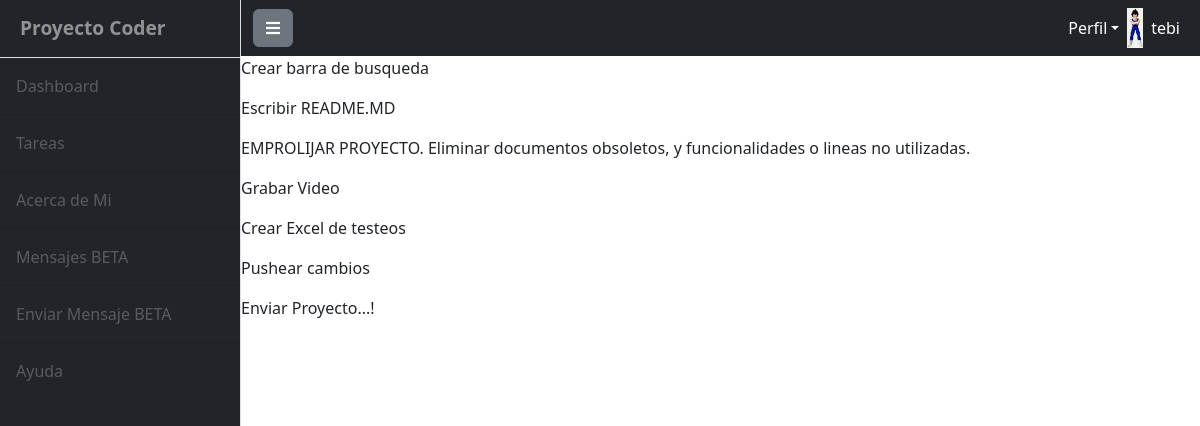
The app's page /proyecto-final/view-comments/22 (signed in) with its own data.
### MainSiteApp/models.py (models this page shows)
class TasksListRows(models.Model):
    comment = models.CharField(max_length=150)
    created_at = models.DateTimeField(auto_now_add=True)
    updated_at = models.DateTimeField(auto_now=True)
    state = models.BooleanField() # Este campo debio llamarse "Open"
    task_comment = models.ForeignKey(TasksList, on_delete=models.CASCADE)
    def __str__(self):
        return f'{self.comment}'

### MainSiteApp/views.py (the view)
# urls.py: path('view-comments/<int:id>', view_comments, name="ViewComments"),
def view_comments(req: HttpRequest, id):
    comment_list = TasksListRows.objects.filter(task_comment__id=id)
    print(comment_list)
    return render(req, 'task_comment.html', {'comment_list': comment_list})

### MainSiteApp/context_processors.py (called while the page is built)
def get_current_year(req):
    current_year = datetime.datetime.now().year
    return {
        "current_year": current_year
    }

def load_avatar(req: HttpRequest):
    try:
        avatar = Avatar.objects.get(user=req.user.id)
        return {"url": avatar.image.url}
    except:
        image_data = open("media/avatares/goku.jpg", "rb").read()
        return {"url": image_data}

def count_tasks_owner(req: HttpRequest):
    try:
        count_tasks = TasksList.objects.filter(owner=req.user).count()
        return {"count_tasks": count_tasks}
    except:
        count_tasks = 0
        return {"count_tasks": count_tasks}

### MainSiteApp/templates/task_comment.html
{% extends 'base.html' %}
{% block pagecontent %}
    {% for comment in comment_list %}
        <p>{{comment.comment}}</p>
    {% endfor %}
{% endblock pagecontent %}

### MainSiteApp/templates/navbar.html (shortened to what this page needs)
<nav class="sb-topnav navbar navbar-expand navbar-dark bg-dark">
    <div class="container-fluid">
        <button class="btn btn-secondary" id="sidebarToggle">
            <i class="fa fa-bars" aria-hidden="true"></i>
          </button>
        <div class="collapse navbar-collapse" id="navbarSupportedContent">
            <ul class="navbar-nav ms-auto mt-2 mt-lg-0">
                <li class="nav-item dropdown">
                    <a class="nav-link dropdown-toggle" id="navbarDropdown" href="#" role="button" data-bs-toggle="dropdown" aria-haspopup="true" aria-expanded="false">Perfil</a>
                </li>
                {% if  user.is_authenticated %}
                {% if url %}
                <img src="{{url}}" height="40px" alt="avatar">
                <div class="nav-item text-center">
                    <p class="nav-link mb-0">{{ user.username }}</p>
                </div>
                {% endif %}
                {% endif %}
            </ul>
        </div>
    </div>
</nav>

### MainSiteApp/static/css/main.css (style rules this page uses)
:root { --color-primary: #6a0572; --color-secondary: #ff9a8b; --color-tertiary: #83c5be; --color-quaternary: #f0e68c; --color-text: #333; }
.navbar { background-color: var(--color-primary); }
.navbar-dark .navbar-nav .nav-link { color: #fff; }
.nav-item { color: rgba(255, 255, 255, 0.25) !important; }

### records on screen
TasksListRows: comment "Crear barra de busqueda"
TasksListRows: comment "Escribir README.MD"
TasksListRows: comment "EMPROLIJAR PROYECTO. Eliminar documentos obsoletos, y funcionalidades o lineas no utilizadas."
TasksListRows: comment "Grabar Video"
TasksListRows: comment "Crear Excel de testeos"
TasksListRows: comment "Pushear cambios"
TasksListRows: comment "Enviar Proyecto...!"

### other values on screen
{{ user.username }} "tebi"
